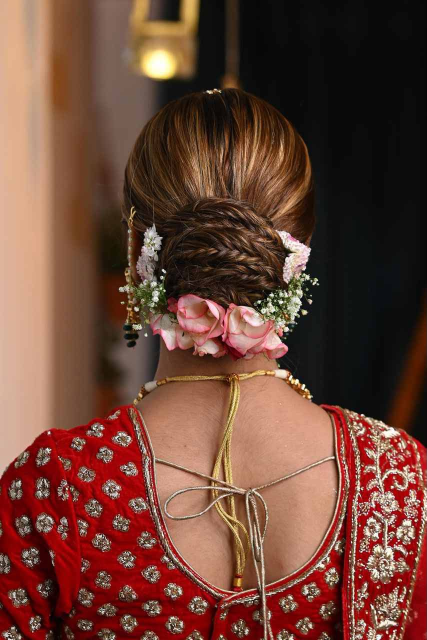
#> input picture assets/Bridal_hair-CK6STpop.jpeg, 853 x 1280 px, found by its file name (shown at 1/2 size); its folder holds 4 pictures in this run
$ python compress_images.py
#> lines starting #> are read from the running program, lines starting #| are printed output that depends on the picture
import os
import glob
from PIL import Image
import pillow_heif

# Register HEIC opener with Pillow
pillow_heif.register_heif_opener()
#> (this line was passed over: pillow_heif is not available in this run)

ASSETS_DIR = os.path.join(os.path.dirname(__file__), "..", "src", "assets")
PUBLIC_DIR = os.path.join(os.path.dirname(__file__), "..", "public")

TARGET_MAX_BYTES = 45 * 1024  # 45 KB target limit for portfolio photos

def compress_png_logo(filepath, target_path, max_dim=800):
    """Compress PNG images (including transparent logos) without loss of transparency."""
    with Image.open(filepath) as img:
        w, h = img.size
        if w > max_dim or h > max_dim:
            if w >= h:
                new_w = max_dim
                new_h = int(h * (max_dim / w))
            else:
                new_h = max_dim
                new_w = int(w * (max_dim / h))
            img = img.resize((new_w, new_h), Image.Resampling.LANCZOS)

        # Check if file is a photo (no alpha channel or opaque)
        has_alpha = img.mode in ("RGBA", "LA") or (img.mode == "P" and "transparency" in img.info)
        if has_alpha:
            # Preserve transparency for logos
            quantized = img.quantize(colors=256, method=Image.Quantize.FASTOCTREE)
            quantized.save(target_path, "PNG", optimize=True)
        else:
            # Compress as RGB JPEG inside the container if opaque
            img = img.convert("RGB")
            img.save(target_path, "PNG", optimize=True)

def compress_jpeg_photo(filepath, target_path, target_max_bytes=TARGET_MAX_BYTES):
    """Compress JPEG/photo images to high-efficiency ~45KB target."""
#> called with target_max_bytes = 46080
    with Image.open(filepath) as img:
#> img is the input picture: PIL image 853x1280 RGB; mean R, G, B 109.2, 67.9, 54.5
        img = img.convert("RGB")
        max_dim = 960
        quality = 72

        while True:
            w, h = img.size
            if w > max_dim or h > max_dim:
                if w >= h:
                    new_w = max_dim
                    new_h = int(h * (max_dim / w))
                else:
                    new_h = max_dim
                    new_w = int(w * (max_dim / h))
                resized_img = img.resize((new_w, new_h), Image.Resampling.LANCZOS)
            else:
                resized_img = img.copy()

            resized_img.save(target_path, "JPEG", quality=quality, optimize=True, progressive=True)
            size = os.path.getsize(target_path)

            if size <= target_max_bytes or (quality <= 45 and max_dim <= 640):
                break

            if quality > 55:
                quality -= 6
            else:
                max_dim = int(max_dim * 0.85)
                quality = 55
#> this loop made 6 passes
#> pass 1, in compress_jpeg_photo, `resized_img = img.resize((new_w, new_h), Image.Resampling.LANCZOS)`:
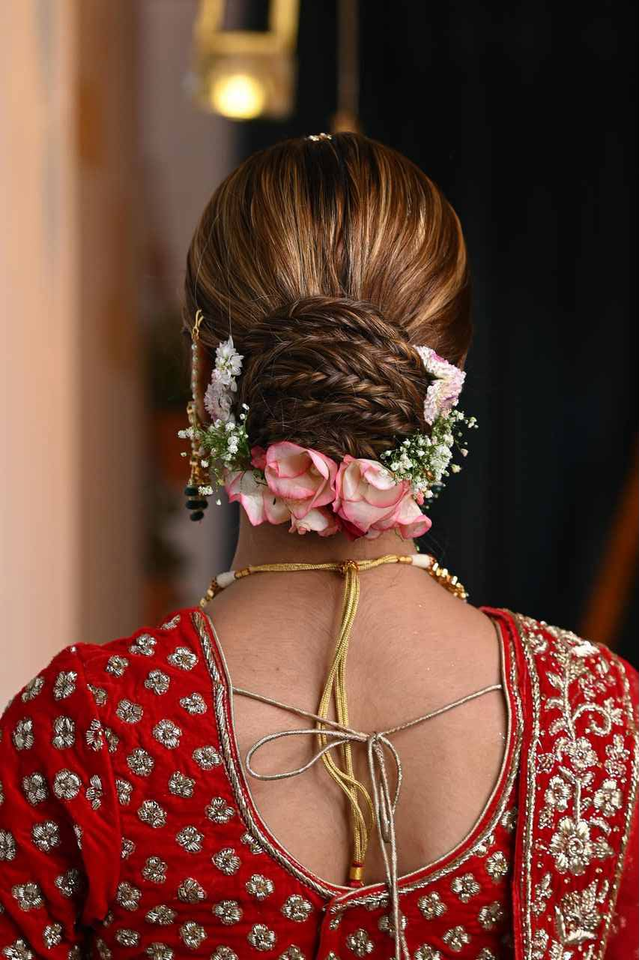
#> resized_img: PIL image 639x960 RGB; mean R, G, B 109.1, 67.9, 54.5

def process_directory(directory_path, dir_label):
    print(f"\nCompressing images in {dir_label}: {directory_path}")
    files = os.listdir(directory_path)

    total_orig_size = 0
    total_new_size = 0
    processed_count = 0

    for file in files:
        filepath = os.path.join(directory_path, file)
        if not os.path.isfile(filepath):
            continue

        ext = os.path.splitext(file)[1].lower()
        if ext not in [".jpg", ".jpeg", ".png", ".heic"]:
            continue

        orig_size = os.path.getsize(filepath)
        total_orig_size += orig_size

        try:
            if ext == ".heic":
                target_file = os.path.splitext(file)[0] + ".jpg"
                target_path = os.path.join(directory_path, target_file)
                compress_jpeg_photo(filepath, target_path)
                if os.path.exists(filepath):
                    os.remove(filepath)
            elif ext == ".png":
                target_file = file
                target_path = filepath
                compress_png_logo(filepath, target_path)
            else:
                target_file = file
                target_path = filepath
                compress_jpeg_photo(filepath, target_path)

            new_size = os.path.getsize(target_path)
            total_new_size += new_size
            processed_count += 1

            print(f"[{dir_label}] Processed {file} -> {target_file}: {orig_size / 1024:.1f} KB -> {new_size / 1024:.1f} KB")

        except Exception as e:
            print(f"[{dir_label}] Failed to process {file}: {e}")
#> pass 2 of the loop in process_directory, `for file in files:`:
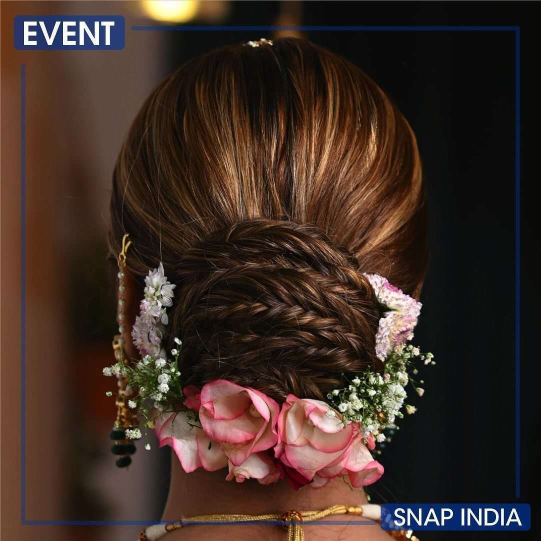
#> input picture assets/Event-BMijFUP1.jpg, 1081 x 1081 px, found by its file name (shown at 1/2 size)
#> in compress_jpeg_photo, img is the input picture: PIL image 1081x1081 RGB; mean R, G, B 63, 45.4, 37.5
#> the loop in compress_jpeg_photo (call 2), `while True:` made 6 passes
#> pass 1, in compress_jpeg_photo (call 2), `resized_img = img.resize((new_w, new_h), Image.Resampling.LANCZOS)`:
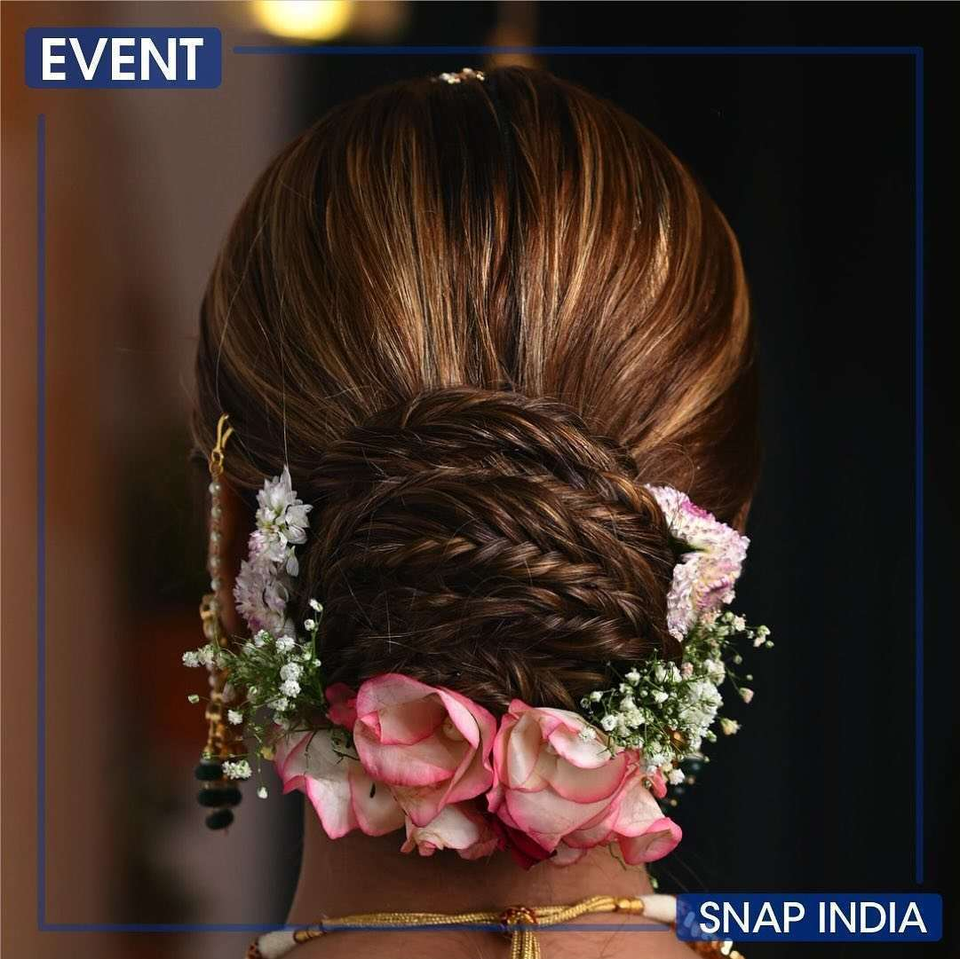
#> resized_img: PIL image 960x959 RGB; mean R, G, B 63, 45.4, 37.5

    print("-" * 50)
    print(f"[{dir_label}] Processed {processed_count} images.")
    print(f"[{dir_label}] Original total: {total_orig_size / 1024 / 1024:.2f} MB")
    print(f"[{dir_label}] Compressed total: {total_new_size / 1024 / 1024:.2f} MB")
    if total_orig_size > 0:
        saved_pct = (1 - (total_new_size / total_orig_size)) * 100
        print(f"[{dir_label}] Space Saved: {saved_pct:.1f}%")

def compress_all():
    process_directory(ASSETS_DIR, "src/assets")
    process_directory(PUBLIC_DIR, "public")

if __name__ == "__main__":
#> (the run stopped early here; a loop or call above may not have finished)
